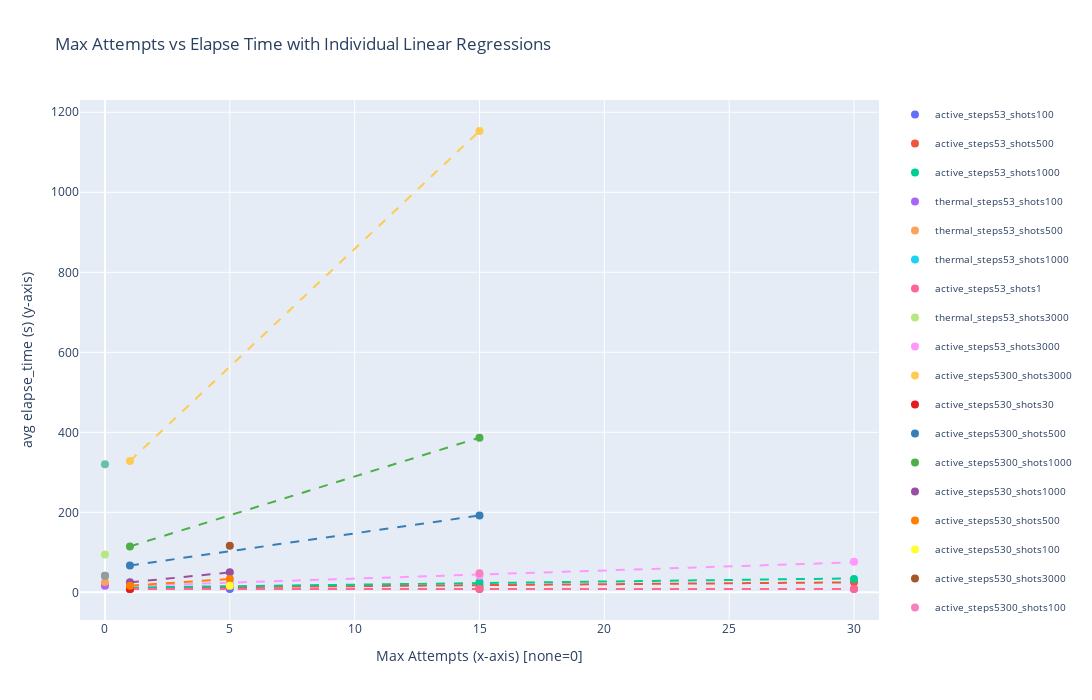

The notebook cell this image was saved under:
### Markdown cell above
## # of attempts: X-axis

### Code cell
import pandas as pd
import plotly.graph_objects as go
from plotly.subplots import make_subplots
import numpy as np
from sklearn.linear_model import LinearRegression
import plotly.express as px

# Data creation
data = {
    'reset': ['active', 'active', 'active', 'thermal', 'thermal', 'thermal', 
              'active', 'active', 'active', 'active', 'active', 'active',
              'active', 'active', 'active', 'active', 'active', 'active',
              'thermal', 'active', 'active', 'active', 'active', 'active',
              'active', 'active', 'active', 'active', 'active', 'active',
              'active', 'active', 'active', 'active', 'active', 'active',
              'active', 'thermal', 'thermal'],
    'max_attempts': ['1', '1', '1', 'none', 'none', 'none', 
                     '5', '5', '5', '15', '15', '15',
                     '30', '30', '30', '1', '15', '30',
                     'none', '30', '15', '5', '1', '1',
                     '1', '1', '1', '1', '1', '5',
                     '5', '5', '5', '15', '15', '15',
                     '15', 'none', 'none'],
    'amp_steps': [53, 53, 53, 53, 53, 53, 
                  53, 53, 53, 53, 53, 53,
                  53, 53, 53, 53, 53, 53,
                  53, 53, 53, 53, 53, 5300,
                  530, 5300, 5300, 530, 530, 530,
                  530, 530, 530, 5300, 5300, 5300,
                  5300, 530, 5300],
    'shots': [100, 500, 1000, 100, 500, 1000,
              100, 500, 1000, 100, 500, 1000,
              100, 500, 1000, 1, 1, 1,
              3000, 3000, 3000, 3000, 3000, 3000,
              30, 500, 1000, 1000, 500, 100,
              500, 1000, 3000, 100, 500, 1000,
              3000, 100, 100],
    'elapse_time': [8.35, 8.69, 8.53, 16.65, 25.93, 41.7,
                    8.58, 16.69, 17.965, 8.365, 16.71, 25.295,
                    8.37, 25.08, 33.44, 8.325, 8.365, 8.355,
                    94.63, 76.25, 41.67, 24.99, 16.72, 328.38,
                    8.35, 67.06, 114.82, 24.95, 16.66, 16.64,
                    33.38, 49.92, 116.69, 47.9, 192.06, 386.65,
                    1153.2, 41.71, 320.12]
}

df = pd.DataFrame(data)

# Convert max_attempts to numeric (none -> 0)
df['max_attempts_numeric'] = df['max_attempts'].replace('none', '0').astype(int)

# Create legend combinations (using reset, amp_steps, and shots)
df['legend'] = df['reset'] + '_steps' + df['amp_steps'].astype(str) + '_shots' + df['shots'].astype(str)

# Get unique legend values
unique_legends = df['legend'].unique()

# Create color palette
colors = px.colors.qualitative.Plotly + px.colors.qualitative.Set1 + px.colors.qualitative.Set2

# Create Plotly figure
fig = go.Figure()

# List to store regression analysis results
regression_results = []

# Add scatter plot and regression line for each legend group
for i, legend in enumerate(unique_legends):
    subset = df[df['legend'] == legend]
    color = colors[i % len(colors)]
    
    # Add scatter plot
    fig.add_trace(go.Scatter(
        x=subset['max_attempts_numeric'],
        y=subset['elapse_time'],
        mode='markers',
        name=legend,
        marker=dict(
            size=8,
            color=color
        ),
        legendgroup=legend,  # Group with same legend
        showlegend=True,
        text=subset['max_attempts'],  # Show original values in hover
        hovertemplate='<b>%{text}</b><br>Max Attempts: %{x}<br>Elapse Time: %{y:.2f}s<extra></extra>'
    ))
    
    # Add regression line only when there are 2 or more data points
    if len(subset) >= 2:
        X = subset['max_attempts_numeric'].values.reshape(-1, 1)
        y = subset['elapse_time'].values
        
        # Train linear regression model
        model = LinearRegression()
        model.fit(X, y)
        
        # Generate x values for regression line
        x_min, x_max = subset['max_attempts_numeric'].min(), subset['max_attempts_numeric'].max()
        
        # Handle case when x_min equals x_max
        if x_min == x_max:
            x_range = np.array([max(0, x_min - 5), x_min, min(30, x_min + 5)])
        else:
            x_range = np.linspace(x_min, x_max, 50)
        
        y_pred = model.predict(x_range.reshape(-1, 1))
        
        # Add regression line
        fig.add_trace(go.Scatter(
            x=x_range,
            y=y_pred,
            mode='lines',
            name=f'{legend}_regression',
            line=dict(color=color, width=2, dash='dash'),
            legendgroup=legend,  # Group with same legend
            showlegend=False  # Hide regression line from legend
        ))
        
        # Save regression analysis results
        regression_results.append({
            'legend': legend,
            'a (slope)': model.coef_[0],
            'b (intercept)': model.intercept_,
            'n_points': len(subset),
            'equation': f'y = {model.coef_[0]:.4f}x + {model.intercept_:.2f}'
        })

# Update layout
fig.update_layout(
    title='Max Attempts vs Elapse Time with Individual Linear Regressions',
    xaxis_title='Max Attempts (x-axis) [none=0]',
    yaxis_title='avg elapse_time (s) (y-axis)',
    hovermode='closest',
    width=1200,
    height=700,
    legend=dict(
        orientation="v",
        yanchor="top",
        y=1,
        xanchor="left",
        x=1.02,
        font=dict(size=10)
    ),
    xaxis=dict(
        tickmode='linear',
        tick0=0,
        dtick=5,
        range=[-1, 31]
    )
)

# Display graph
fig.show()

# Print regression analysis results
print("\n" + "="*70)
print("Linear Regression Analysis Results for Each Legend (y = ax + b)")
print("="*70)

# Convert results to DataFrame for better display
results_df = pd.DataFrame(regression_results)
results_df = results_df.sort_values('legend')

for idx, row in results_df.iterrows():
    print(f"\nLegend: {row['legend']}")
    print(f"  Equation: {row['equation']}")
    print(f"  Slope (a): {row['a (slope)']:.6f}")
    print(f"  Intercept (b): {row['b (intercept)']:.4f}")
    print(f"  Number of data points: {row['n_points']}")

# Print summary table
print("\n" + "="*70)
print("Regression Analysis Summary Table")
print("="*70)

# Print formatted table
summary_df = results_df[['legend', 'a (slope)', 'b (intercept)', 'n_points']].copy()
summary_df['a (slope)'] = summary_df['a (slope)'].round(6)
summary_df['b (intercept)'] = summary_df['b (intercept)'].round(4)

# Set pandas display options
pd.set_option('display.max_columns', None)
pd.set_option('display.width', None)
pd.set_option('display.max_colwidth', None)

print(summary_df.to_string(index=False))

# Additional analysis: Group by specific parameters
print("\n" + "="*70)
print("Analysis by Parameter Groups (where regression is possible)")
print("="*70)

# Group by shots and amp_steps to see max_attempts effect
grouped = df.groupby(['shots', 'amp_steps'])
for (shots, amp_steps), group in grouped:
    if group['max_attempts_numeric'].nunique() >= 2:  # Need at least 2 different x values
        X = group['max_attempts_numeric'].values.reshape(-1, 1)
        y = group['elapse_time'].values
        model = LinearRegression()
        model.fit(X, y)
        print(f"\nShots={shots}, Amp_steps={amp_steps}:")
        print(f"  Equation: y = {model.coef_[0]:.4f}x + {model.intercept_:.2f}")
        print(f"  Data points: {len(group)}")

# CSV save option
save_to_csv = input("\n\nWould you like to save the results to a CSV file? (y/n): ")
if save_to_csv.lower() == 'y':
    results_df.to_csv('regression_results_attempts.csv', index=False)
    print("Results have been saved to regression_results_attempts.csv")

### Figure 1 — Plotly figure (JSON) as saved in the notebook; plotly's stock layout.template omitted (floating-point values rounded to 4 significant figures)
{"data": [{"hovertemplate": "<b>%{text}</b><br>Max Attempts: %{x}<br>Elapse Time: %{y:.2f}s<extra></extra>", "legendgroup": "active_steps53_shots100", "marker": {"color": "#636EFA", "size": 8}, "mode": "markers", "name": "active_steps53_shots100", "showlegend": true, "text": ["1", "5", "15", "30"], "type": "scatter", "x": [1, 5, 15, 30], "y": [8.35, 8.58, 8.365, 8.37]}, {"legendgroup": "active_steps53_shots100", "line": {"color": "#636EFA", "dash": "dash", "width": 2}, "mode": "lines", "name": "active_steps53_shots100_regression", "showlegend": false, "type": "scatter", "x": [1, 1.592, 2.184, 2.776, 3.367, 3.959, 4.551, 5.143, 5.735, 6.327, 6.918, 7.51, 8.102, 8.694, 9.286, 9.878, 10.47, 11.06, 11.65, 12.24, 12.84, 13.43, 14.02, 14.61, 15.2, 15.8, 16.39, 16.98, 17.57, 18.16, 18.76, 19.35, 19.94, 20.53, 21.12, 21.71, 22.31, 22.9, 23.49, 24.08, 24.67, 25.27, 25.86, 26.45, 27.04, 27.63, 28.22, 28.82, 29.41, 30], "y": [8.449, 8.448, 8.446, 8.444, 8.443, 8.441, 8.439, 8.438, 8.436, 8.434, 8.433, 8.431, 8.429, 8.428, 8.426, 8.424, 8.423, 8.421, 8.419, 8.418, 8.416, 8.414, 8.413, 8.411, 8.409, 8.408, 8.406, 8.404, 8.403, 8.401, 8.399, 8.398, 8.396, 8.394, 8.393, 8.391, 8.389, 8.388, 8.386, 8.384, 8.383, 8.381, 8.38, 8.378, 8.376, 8.375, 8.373, 8.371, 8.37, 8.368]}, {"hovertemplate": "<b>%{text}</b><br>Max Attempts: %{x}<br>Elapse Time: %{y:.2f}s<extra></extra>", "legendgroup": "active_steps53_shots500", "marker": {"color": "#EF553B", "size": 8}, "mode": "markers", "name": "active_steps53_shots500", "showlegend": true, "text": ["1", "5", "15", "30"], "type": "scatter", "x": [1, 5, 15, 30], "y": [8.69, 16.69, 16.71, 25.08]}, {"legendgroup": "active_steps53_shots500", "line": {"color": "#EF553B", "dash": "dash", "width": 2}, "mode": "lines", "name": "active_steps53_shots500_regression", "showlegend": false, "type": "scatter", "x": [1, 1.592, 2.184, 2.776, 3.367, 3.959, 4.551, 5.143, 5.735, 6.327, 6.918, 7.51, 8.102, 8.694, 9.286, 9.878, 10.47, 11.06, 11.65, 12.24, 12.84, 13.43, 14.02, 14.61, 15.2, 15.8, 16.39, 16.98, 17.57, 18.16, 18.76, 19.35, 19.94, 20.53, 21.12, 21.71, 22.31, 22.9, 23.49, 24.08, 24.67, 25.27, 25.86, 26.45, 27.04, 27.63, 28.22, 28.82, 29.41, 30], "y": [11.19, 11.47, 11.75, 12.04, 12.32, 12.6, 12.88, 13.17, 13.45, 13.73, 14.01, 14.29, 14.58, 14.86, 15.14, 15.42, 15.71, 15.99, 16.27, 16.55, 16.83, 17.12, 17.4, 17.68, 17.96, 18.24, 18.53, 18.81, 19.09, 19.37, 19.66, 19.94, 20.22, 20.5, 20.78, 21.07, 21.35, 21.63, 21.91, 22.2, 22.48, 22.76, 23.04, 23.32, 23.61, 23.89, 24.17, 24.45, 24.74, 25.02]}, {"hovertemplate": "<b>%{text}</b><br>Max Attempts: %{x}<br>Elapse Time: %{y:.2f}s<extra></extra>", "legendgroup": "active_steps53_shots1000", "marker": {"color": "#00CC96", "size": 8}, "mode": "markers", "name": "active_steps53_shots1000", "showlegend": true, "text": ["1", "5", "15", "30"], "type": "scatter", "x": [1, 5, 15, 30], "y": [8.53, 17.96, 25.3, 33.44]}, {"legendgroup": "active_steps53_shots1000", "line": {"color": "#00CC96", "dash": "dash", "width": 2}, "mode": "lines", "name": "active_steps53_shots1000_regression", "showlegend": false, "type": "scatter", "x": [1, 1.592, 2.184, 2.776, 3.367, 3.959, 4.551, 5.143, 5.735, 6.327, 6.918, 7.51, 8.102, 8.694, 9.286, 9.878, 10.47, 11.06, 11.65, 12.24, 12.84, 13.43, 14.02, 14.61, 15.2, 15.8, 16.39, 16.98, 17.57, 18.16, 18.76, 19.35, 19.94, 20.53, 21.12, 21.71, 22.31, 22.9, 23.49, 24.08, 24.67, 25.27, 25.86, 26.45, 27.04, 27.63, 28.22, 28.82, 29.41, 30], "y": [12.06, 12.52, 12.99, 13.45, 13.92, 14.39, 14.85, 15.32, 15.78, 16.25, 16.72, 17.18, 17.65, 18.11, 18.58, 19.05, 19.51, 19.98, 20.44, 20.91, 21.38, 21.84, 22.31, 22.77, 23.24, 23.71, 24.17, 24.64, 25.1, 25.57, 26.04, 26.5, 26.97, 27.43, 27.9, 28.37, 28.83, 29.3, 29.76, 30.23, 30.7, 31.16, 31.63, 32.09, 32.56, 33.03, 33.49, 33.96, 34.42, 34.89]}, {"hovertemplate": "<b>%{text}</b><br>Max Attempts: %{x}<br>Elapse Time: %{y:.2f}s<extra></extra>", "legendgroup": "thermal_steps53_shots100", "marker": {"color": "#AB63FA", "size": 8}, "mode": "markers", "name": "thermal_steps53_shots100", "showlegend": true, "text": ["none"], "type": "scatter", "x": [0], "y": [16.65]}, {"hovertemplate": "<b>%{text}</b><br>Max Attempts: %{x}<br>Elapse Time: %{y:.2f}s<extra></extra>", "legendgroup": "thermal_steps53_shots500", "marker": {"color": "#FFA15A", "size": 8}, "mode": "markers", "name": "thermal_steps53_shots500", "showlegend": true, "text": ["none"], "type": "scatter", "x": [0], "y": [25.93]}, {"hovertemplate": "<b>%{text}</b><br>Max Attempts: %{x}<br>Elapse Time: %{y:.2f}s<extra></extra>", "legendgroup": "thermal_steps53_shots1000", "marker": {"color": "#19D3F3", "size": 8}, "mode": "markers", "name": "thermal_steps53_shots1000", "showlegend": true, "text": ["none"], "type": "scatter", "x": [0], "y": [41.7]}, {"hovertemplate": "<b>%{text}</b><br>Max Attempts: %{x}<br>Elapse Time: %{y:.2f}s<extra></extra>", "legendgroup": "active_steps53_shots1", "marker": {"color": "#FF6692", "size": 8}, "mode": "markers", "name": "active_steps53_shots1", "showlegend": true, "text": ["1", "15", "30"], "type": "scatter", "x": [1, 15, 30], "y": [8.325, 8.365, 8.355]}, {"legendgroup": "active_steps53_shots1", "line": {"color": "#FF6692", "dash": "dash", "width": 2}, "mode": "lines", "name": "active_steps53_shots1_regression", "showlegend": false, "type": "scatter", "x": [1, 1.592, 2.184, 2.776, 3.367, 3.959, 4.551, 5.143, 5.735, 6.327, 6.918, 7.51, 8.102, 8.694, 9.286, 9.878, 10.47, 11.06, 11.65, 12.24, 12.84, 13.43, 14.02, 14.61, 15.2, 15.8, 16.39, 16.98, 17.57, 18.16, 18.76, 19.35, 19.94, 20.53, 21.12, 21.71, 22.31, 22.9, 23.49, 24.08, 24.67, 25.27, 25.86, 26.45, 27.04, 27.63, 28.22, 28.82, 29.41, 30], "y": [8.334, 8.334, 8.335, 8.336, 8.336, 8.337, 8.337, 8.338, 8.339, 8.339, 8.34, 8.34, 8.341, 8.342, 8.342, 8.343, 8.343, 8.344, 8.345, 8.345, 8.346, 8.346, 8.347, 8.348, 8.348, 8.349, 8.349, 8.35, 8.351, 8.351, 8.352, 8.352, 8.353, 8.354, 8.354, 8.355, 8.355, 8.356, 8.357, 8.357, 8.358, 8.358, 8.359, 8.36, 8.36, 8.361, 8.361, 8.362, 8.363, 8.363]}, {"hovertemplate": "<b>%{text}</b><br>Max Attempts: %{x}<br>Elapse Time: %{y:.2f}s<extra></extra>", "legendgroup": "thermal_steps53_shots3000", "marker": {"color": "#B6E880", "size": 8}, "mode": "markers", "name": "thermal_steps53_shots3000", "showlegend": true, "text": ["none"], "type": "scatter", "x": [0], "y": [94.63]}, {"hovertemplate": "<b>%{text}</b><br>Max Attempts: %{x}<br>Elapse Time: %{y:.2f}s<extra></extra>", "legendgroup": "active_steps53_shots3000", "marker": {"color": "#FF97FF", "size": 8}, "mode": "markers", "name": "active_steps53_shots3000", "showlegend": true, "text": ["30", "15", "5", "1"], "type": "scatter", "x": [30, 15, 5, 1], "y": [76.25, 41.67, 24.99, 16.72]}, {"legendgroup": "active_steps53_shots3000", "line": {"color": "#FF97FF", "dash": "dash", "width": 2}, "mode": "lines", "name": "active_steps53_shots3000_regression", "showlegend": false, "type": "scatter", "x": [1, 1.592, 2.184, 2.776, 3.367, 3.959, 4.551, 5.143, 5.735, 6.327, 6.918, 7.51, 8.102, 8.694, 9.286, 9.878, 10.47, 11.06, 11.65, 12.24, 12.84, 13.43, 14.02, 14.61, 15.2, 15.8, 16.39, 16.98, 17.57, 18.16, 18.76, 19.35, 19.94, 20.53, 21.12, 21.71, 22.31, 22.9, 23.49, 24.08, 24.67, 25.27, 25.86, 26.45, 27.04, 27.63, 28.22, 28.82, 29.41, 30], "y": [16.0, 17.2, 18.41, 19.61, 20.82, 22.02, 23.22, 24.43, 25.63, 26.84, 28.04, 29.25, 30.45, 31.65, 32.86, 34.06, 35.27, 36.47, 37.68, 38.88, 40.08, 41.29, 42.49, 43.7, 44.9, 46.11, 47.31, 48.51, 49.72, 50.92, 52.13, 53.33, 54.54, 55.74, 56.94, 58.15, 59.35, 60.56, 61.76, 62.97, 64.17, 65.37, 66.58, 67.78, 68.99, 70.19, 71.4, 72.6, 73.8, 75.01]}, {"hovertemplate": "<b>%{text}</b><br>Max Attempts: %{x}<br>Elapse Time: %{y:.2f}s<extra></extra>", "legendgroup": "active_steps5300_shots3000", "marker": {"color": "#FECB52", "size": 8}, "mode": "markers", "name": "active_steps5300_shots3000", "showlegend": true, "text": ["1", "15"], "type": "scatter", "x": [1, 15], "y": [328.4, 1153.0]}, {"legendgroup": "active_steps5300_shots3000", "line": {"color": "#FECB52", "dash": "dash", "width": 2}, "mode": "lines", "name": "active_steps5300_shots3000_regression", "showlegend": false, "type": "scatter", "x": [1, 1.286, 1.571, 1.857, 2.143, 2.429, 2.714, 3, 3.286, 3.571, 3.857, 4.143, 4.429, 4.714, 5, 5.286, 5.571, 5.857, 6.143, 6.429, 6.714, 7, 7.286, 7.571, 7.857, 8.143, 8.429, 8.714, 9, 9.286, 9.571, 9.857, 10.14, 10.43, 10.71, 11, 11.29, 11.57, 11.86, 12.14, 12.43, 12.71, 13, 13.29, 13.57, 13.86, 14.14, 14.43, 14.71, 15], "y": [328.4, 345.2, 362.0, 378.9, 395.7, 412.5, 429.4, 446.2, 463.0, 479.9, 496.7, 513.5, 530.4, 547.2, 564.0, 580.9, 597.7, 614.5, 631.4, 648.2, 665.0, 681.9, 698.7, 715.5, 732.4, 749.2, 766.0, 782.9, 799.7, 816.5, 833.4, 850.2, 867.0, 883.9, 900.7, 917.5, 934.4, 951.2, 968.0, 984.9, 1002.0, 1019.0, 1035.0, 1052.0, 1069.0, 1086.0, 1103.0, 1120.0, 1136.0, 1153.0]}, {"hovertemplate": "<b>%{text}</b><br>Max Attempts: %{x}<br>Elapse Time: %{y:.2f}s<extra></extra>", "legendgroup": "active_steps530_shots30", "marker": {"color": "rgb(228,26,28)", "size": 8}, "mode": "markers", "name": "active_steps530_shots30", "showlegend": true, "text": ["1"], "type": "scatter", "x": [1], "y": [8.35]}, {"hovertemplate": "<b>%{text}</b><br>Max Attempts: %{x}<br>Elapse Time: %{y:.2f}s<extra></extra>", "legendgroup": "active_steps5300_shots500", "marker": {"color": "rgb(55,126,184)", "size": 8}, "mode": "markers", "name": "active_steps5300_shots500", "showlegend": true, "text": ["1", "15"], "type": "scatter", "x": [1, 15], "y": [67.06, 192.1]}, {"legendgroup": "active_steps5300_shots500", "line": {"color": "rgb(55,126,184)", "dash": "dash", "width": 2}, "mode": "lines", "name": "active_steps5300_shots500_regression", "showlegend": false, "type": "scatter", "x": [1, 1.286, 1.571, 1.857, 2.143, 2.429, 2.714, 3, 3.286, 3.571, 3.857, 4.143, 4.429, 4.714, 5, 5.286, 5.571, 5.857, 6.143, 6.429, 6.714, 7, 7.286, 7.571, 7.857, 8.143, 8.429, 8.714, 9, 9.286, 9.571, 9.857, 10.14, 10.43, 10.71, 11, 11.29, 11.57, 11.86, 12.14, 12.43, 12.71, 13, 13.29, 13.57, 13.86, 14.14, 14.43, 14.71, 15], "y": [67.06, 69.61, 72.16, 74.71, 77.26, 79.82, 82.37, 84.92, 87.47, 90.02, 92.57, 95.12, 97.67, 100.2, 102.8, 105.3, 107.9, 110.4, 113.0, 115.5, 118.1, 120.6, 123.2, 125.7, 128.3, 130.8, 133.4, 135.9, 138.5, 141.0, 143.6, 146.1, 148.7, 151.2, 153.8, 156.3, 158.9, 161.4, 164.0, 166.5, 169.1, 171.7, 174.2, 176.8, 179.3, 181.9, 184.4, 187.0, 189.5, 192.1]}, {"hovertemplate": "<b>%{text}</b><br>Max Attempts: %{x}<br>Elapse Time: %{y:.2f}s<extra></extra>", "legendgroup": "active_steps5300_shots1000", "marker": {"color": "rgb(77,175,74)", "size": 8}, "mode": "markers", "name": "active_steps5300_shots1000", "showlegend": true, "text": ["1", "15"], "type": "scatter", "x": [1, 15], "y": [114.8, 386.6]}, {"legendgroup": "active_steps5300_shots1000", "line": {"color": "rgb(77,175,74)", "dash": "dash", "width": 2}, "mode": "lines", "name": "active_steps5300_shots1000_regression", "showlegend": false, "type": "scatter", "x": [1, 1.286, 1.571, 1.857, 2.143, 2.429, 2.714, 3, 3.286, 3.571, 3.857, 4.143, 4.429, 4.714, 5, 5.286, 5.571, 5.857, 6.143, 6.429, 6.714, 7, 7.286, 7.571, 7.857, 8.143, 8.429, 8.714, 9, 9.286, 9.571, 9.857, 10.14, 10.43, 10.71, 11, 11.29, 11.57, 11.86, 12.14, 12.43, 12.71, 13, 13.29, 13.57, 13.86, 14.14, 14.43, 14.71, 15], "y": [114.8, 120.4, 125.9, 131.5, 137.0, 142.6, 148.1, 153.7, 159.2, 164.7, 170.3, 175.8, 181.4, 186.9, 192.5, 198.0, 203.6, 209.1, 214.7, 220.2, 225.8, 231.3, 236.9, 242.4, 248.0, 253.5, 259.1, 264.6, 270.2, 275.7, 281.2, 286.8, 292.3, 297.9, 303.4, 309.0, 314.5, 320.1, 325.6, 331.2, 336.7, 342.3, 347.8, 353.4, 358.9, 364.5, 370.0, 375.6, 381.1, 386.6]}, {"hovertemplate": "<b>%{text}</b><br>Max Attempts: %{x}<br>Elapse Time: %{y:.2f}s<extra></extra>", "legendgroup": "active_steps530_shots1000", "marker": {"color": "rgb(152,78,163)", "size": 8}, "mode": "markers", "name": "active_steps530_shots1000", "showlegend": true, "text": ["1", "5"], "type": "scatter", "x": [1, 5], "y": [24.95, 49.92]}, {"legendgroup": "active_steps530_shots1000", "line": {"color": "rgb(152,78,163)", "dash": "dash", "width": 2}, "mode": "lines", "name": "active_steps530_shots1000_regression", "showlegend": false, "type": "scatter", "x": [1, 1.082, 1.163, 1.245, 1.327, 1.408, 1.49, 1.571, 1.653, 1.735, 1.816, 1.898, 1.98, 2.061, 2.143, 2.224, 2.306, 2.388, 2.469, 2.551, 2.633, 2.714, 2.796, 2.878, 2.959, 3.041, 3.122, 3.204, 3.286, 3.367, 3.449, 3.531, 3.612, 3.694, 3.776, 3.857, 3.939, 4.02, 4.102, 4.184, 4.265, 4.347, 4.429, 4.51, 4.592, 4.673, 4.755, 4.837, 4.918, 5], "y": [24.95, 25.46, 25.97, 26.48, 26.99, 27.5, 28.01, 28.52, 29.03, 29.54, 30.05, 30.56, 31.07, 31.57, 32.08, 32.59, 33.1, 33.61, 34.12, 34.63, 35.14, 35.65, 36.16, 36.67, 37.18, 37.69, 38.2, 38.71, 39.22, 39.73, 40.24, 40.75, 41.26, 41.77, 42.28, 42.79, 43.3, 43.8, 44.31, 44.82, 45.33, 45.84, 46.35, 46.86, 47.37, 47.88, 48.39, 48.9, 49.41, 49.92]}, {"hovertemplate": "<b>%{text}</b><br>Max Attempts: %{x}<br>Elapse Time: %{y:.2f}s<extra></extra>", "legendgroup": "active_steps530_shots500", "marker": {"color": "rgb(255,127,0)", "size": 8}, "mode": "markers", "name": "active_steps530_shots500", "showlegend": true, "text": ["1", "5"], "type": "scatter", "x": [1, 5], "y": [16.66, 33.38]}, {"legendgroup": "active_steps530_shots500", "line": {"color": "rgb(255,127,0)", "dash": "dash", "width": 2}, "mode": "lines", "name": "active_steps530_shots500_regression", "showlegend": false, "type": "scatter", "x": [1, 1.082, 1.163, 1.245, 1.327, 1.408, 1.49, 1.571, 1.653, 1.735, 1.816, 1.898, 1.98, 2.061, 2.143, 2.224, 2.306, 2.388, 2.469, 2.551, 2.633, 2.714, 2.796, 2.878, 2.959, 3.041, 3.122, 3.204, 3.286, 3.367, 3.449, 3.531, 3.612, 3.694, 3.776, 3.857, 3.939, 4.02, 4.102, 4.184, 4.265, 4.347, 4.429, 4.51, 4.592, 4.673, 4.755, 4.837, 4.918, 5], "y": [16.66, 17.0, 17.34, 17.68, 18.02, 18.37, 18.71, 19.05, 19.39, 19.73, 20.07, 20.41, 20.75, 21.1, 21.44, 21.78, 22.12, 22.46, 22.8, 23.14, 23.48, 23.83, 24.17, 24.51, 24.85, 25.19, 25.53, 25.87, 26.21, 26.56, 26.9, 27.24, 27.58, 27.92, 28.26, 28.6, 28.94, 29.29, 29.63, 29.97, 30.31, 30.65, 30.99, 31.33, 31.67, 32.02, 32.36, 32.7, 33.04, 33.38]}, {"hovertemplate": "<b>%{text}</b><br>Max Attempts: %{x}<br>Elapse Time: %{y:.2f}s<extra></extra>", "legendgroup": "active_steps530_shots100", "marker": {"color": "rgb(255,255,51)", "size": 8}, "mode": "markers", "name": "active_steps530_shots100", "showlegend": true, "text": ["5"], "type": "scatter", "x": [5], "y": [16.64]}, {"hovertemplate": "<b>%{text}</b><br>Max Attempts: %{x}<br>Elapse Time: %{y:.2f}s<extra></extra>", "legendgroup": "active_steps530_shots3000", "marker": {"color": "rgb(166,86,40)", "size": 8}, "mode": "markers", "name": "active_steps530_shots3000", "showlegend": true, "text": ["5"], "type": "scatter", "x": [5], "y": [116.7]}, {"hovertemplate": "<b>%{text}</b><br>Max Attempts: %{x}<br>Elapse Time: %{y:.2f}s<extra></extra>", "legendgroup": "active_steps5300_shots100", "marker": {"color": "rgb(247,129,191)", "size": 8}, "mode": "markers", "name": "active_steps5300_shots100", "showlegend": true, "text": ["15"], "type": "scatter", "x": [15], "y": [47.9]}, {"hovertemplate": "<b>%{text}</b><br>Max Attempts: %{x}<br>Elapse Time: %{y:.2f}s<extra></extra>", "legendgroup": "thermal_steps530_shots100", "marker": {"color": "rgb(153,153,153)", "size": 8}, "mode": "markers", "name": "thermal_steps530_shots100", "showlegend": true, "text": ["none"], "type": "scatter", "x": [0], "y": [41.71]}, {"hovertemplate": "<b>%{text}</b><br>Max Attempts: %{x}<br>Elapse Time: %{y:.2f}s<extra></extra>", "legendgroup": "thermal_steps5300_shots100", "marker": {"color": "rgb(102,194,165)", "size": 8}, "mode": "markers", "name": "thermal_steps5300_shots100", "showlegend": true, "text": ["none"], "type": "scatter", "x": [0], "y": [320.1]}], "layout": {"height": 700, "hovermode": "closest", "legend": {"font": {"size": 10}, "orientation": "v", "x": 1.02, "xanchor": "left", "y": 1, "yanchor": "top"}, "title": {"text": "Max Attempts vs Elapse Time with Individual Linear Regressions"}, "width": 1200, "xaxis": {"dtick": 5, "range": [-1, 31], "tick0": 0, "tickmode": "linear", "title": {"text": "Max Attempts (x-axis) [none=0]"}}, "yaxis": {"title": {"text": "avg elapse_time (s) (y-axis)"}}}}
